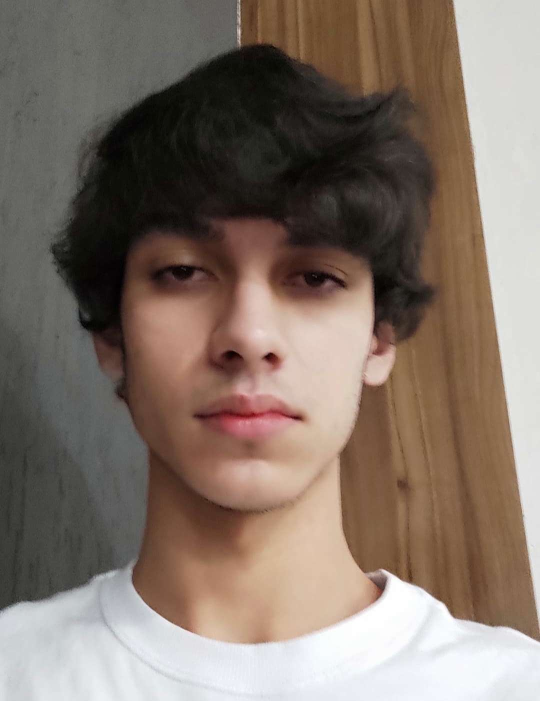
#> input picture Algoritmos de Processamento de Imagens/minhafoto.jpg, 1080 x 1401 px (shown at 1/2 size)
$ python main.py
#> lines starting #> are read from the running program, lines starting #| are printed output that depends on the picture
import cv2
import numpy as np
import matplotlib.pyplot as plt

def converter_para_greyscale(imagem):
    # Obtém as dimensões da imagem (altura, largura e número de canais de cor)
    altura, largura, _ = imagem.shape

    # Cria uma matriz vazia para armazenar a imagem em tons de cinza (uint8 para economizar memória)
    greyscale = np.zeros((altura, largura), dtype=np.uint8)

    # Percorre todos os pixels da imagem
    for i in range(altura):  # Itera sobre as linhas da imagem
        for j in range(largura):  # Itera sobre as colunas da imagem
            # Obtém os valores dos canais de cor (vermelho, verde e azul)
            r, g, b = imagem[i, j]

            # Calcula a intensidade do cinza usando a fórmula de luminância
            # 0.299 * R + 0.587 * G + 0.114 * B (padrão NTSC)
            greyscale[i, j] = int(0.299 * r + 0.587 * g + 0.114 * b)

    # Retorna a imagem convertida para escala de cinza
    return greyscale

# [414 lines left out: functions exibir_imagem, aplicar_convolucao, filtro_gaussiano, operador_laplaciano, marr_hildreth, filtro_canny and 6 more, not called in this run]

# Comparação entre Marr-Hildreth e Canny:
#
# O método Marr-Hildreth e o algoritmo de Canny são utilizados para detecção de bordas, mas possuem abordagens diferentes.
#
#  Marr-Hildreth:
# - Aplica um filtro Gaussiano para suavizar a imagem e reduzir o ruído.
# - Depois, utiliza o operador Laplaciano para detectar bordas pelo cruzamento de zero.
# - Gera bordas mais grossas e menos precisas, pois não realiza supressão de não máximos.
# - Tem um tempo de execução mais rápido, pois envolve menos etapas de processamento.
# - Pode ser menos sensível a ruídos, mas também pode falhar na detecção de bordas fracas.
#
#  Canny:
# - Também começa com um filtro Gaussiano para suavização.
# - Calcula os gradientes da imagem para identificar as áreas de maior variação de intensidade.
# - Aplica a supressão de não máximos para tornar as bordas mais finas e bem definidas.
# - Utiliza histerese com dois limiares para eliminar bordas falsas e conectar contornos reais.
# - Gera bordas mais precisas e bem definidas, mas é mais sensível a ruídos.
# - Tem um tempo de execução maior que o Marr-Hildreth, pois envolve mais cálculos.
#
#  Exemplo prático:
# Ao aplicar os dois métodos na imagem "1.jpg", percebemos que:
# - Marr-Hildreth detecta bordas de forma mais "espessa", podendo incluir detalhes desnecessários.
# - Canny gera bordas mais finas e limpas, destacando melhor os contornos da imagem.
# - O tempo de processamento do Canny é maior, mas a qualidade das bordas é superior.
#
#  Qual escolher?
# - Se a prioridade for velocidade e menos sensibilidade a ruídos, Marr-Hildreth pode ser suficiente.
# - Se for necessário um contorno mais preciso e bem definido, Canny é a melhor opção.
#
# Ambos os métodos têm vantagens e desvantagens, e a escolha ideal depende do contexto da aplicação.


def menu():
    global imagem  # Define a variável "imagem" como global para ser acessada/modificada dentro da função.

    # Solicita ao usuário que insira o caminho da imagem.
    caminho = input("Digite o caminho da imagem: ")
#> the answer given: minhafoto.jpg
    print("Processando imagem em Greyscale...")

    # Carrega a imagem a partir do caminho fornecido usando OpenCV.
    imagem_colorida = cv2.imread(caminho)
#> imagem_colorida is the input picture: shape (1401, 1080, 3); mean B, G, R 104.8, 115.5, 130.5

    # Verifica se a imagem foi carregada corretamente. Se não, exibe uma mensagem de erro e encerra a função.
    if imagem_colorida is None:
        print("Erro ao carregar a imagem.")
        return  # Sai da função se a imagem não foi carregada.

    # Converte a imagem colorida para escala de cinza utilizando a função definida anteriormente.
    imagem = converter_para_greyscale(imagem_colorida)
#> after the loop in converter_para_greyscale, `for i in range(altura):`:
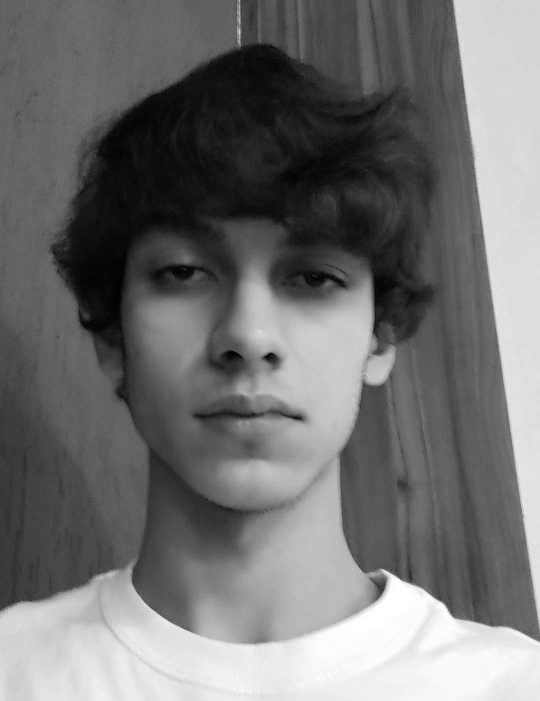
#> greyscale: shape (1401, 1080) (shown at 1/2 size); min 0, max 255, mean 113.6

    # Inicia um loop para exibir o menu interativo até que o usuário escolha sair.
    while True:
        # Exibe o menu de opções para o usuário.
        print("\nMenu de Processamento de Imagens")
        print("1 - Ver imagem em Greyscale")
        print("2 - Aplicar Marr-Hildreth")
        print("3 - Aplicar Canny")
        print("4 - Aplicar Método de Otsu")
        print("5 - Aplicar Watershed")
        print("6 - Contar Objetos")
        print("7 - Cadeia de Freeman")
        print("8 - Filtro Box")
        print("9 - Segmentacao por Intensidade")
        print("0 - Sair")

        # Solicita ao usuário que escolha uma opção.
        opcao = input("Escolha uma opção: ")

        # Se o usuário escolher '0', o loop é interrompido e o programa encerra o menu.
        if opcao == '0':
            break

        # Caso o usuário escolha '1', exibe a imagem em escala de cinza.
        elif opcao == '1':

            exibir_imagem("Imagem em Greyscale", imagem)

        # Caso o usuário escolha '2', aplica o algoritmo Marr-Hildreth e exibe a imagem resultante.
        elif opcao == '2':
            print("Aplicando Marr-Hildreth, aguarde...")
            exibir_imagem("Marr-Hildreth", marr_hildreth(imagem))

        # Caso o usuário escolha '3', aplica o filtro de Canny e exibe a imagem resultante.
        elif opcao == '3':
            print("Aplicando Filtro Canny, aguarde...")
            exibir_imagem("Filtro Canny", filtro_canny(imagem))

        # Caso o usuário escolha '4', aplica o Método de Otsu e exibe a imagem resultante.
        elif opcao == '4':
            print("Aplicando Método de Otsu, aguarde...")
            exibir_imagem("Método de Otsu", metodo_otsu(imagem))

        # Caso o usuário escolha '5', aplica o algoritmo Watershed e exibe a imagem segmentada.
        elif opcao == '5':
            print("Aplicando Watershed, aguarde...")
            exibir_imagem("Watershed", watershed(imagem))

        # Caso o usuário escolha '6', aplica o Método de Otsu para binarizar a imagem
        # e conta o número de objetos detectados na imagem binária.
        elif opcao == '6':
            print("Aplicando Método de Otsu e contando objetos, aguarde...")
            otsu = metodo_otsu(imagem)  # Converte a imagem para binária antes da contagem.
            print(f"Número de objetos detectados: {contar_objetos(otsu)}")

        # Caso o usuário escolha '7', aplica a Cadeia de Freeman na imagem binária (gerada por Otsu).
        elif opcao == '7':
            print("Aplicando Método de Otsu e gerando Cadeia de Freeman, aguarde...")
            otsu = metodo_otsu(imagem)  # Converte a imagem para binária antes do processamento.
            freeman_code = cadeia_freeman(otsu)  # Obtém a sequência da Cadeia de Freeman.
            print(f'Cadeia de Freeman: {freeman_code}')  # Exibe o resultado.

        # Caso o usuário escolha '8', exibe opções de tamanho para o Filtro Box.
        elif opcao == '8':
            print("Escolha o tamanho do Filtro Box:")
            print("1 - 2x2")
            print("2 - 3x3")
            print("3 - 5x5")
            print("4 - 7x7")

            # Solicita ao usuário que escolha um dos tamanhos disponíveis.
            escolha = input("Digite o número da opção: ")

            # Aplica o filtro Box no tamanho escolhido e exibe a imagem resultante.
            if escolha == '1':
                print("Aplicando Filtro Box 2x2, aguarde...")
                resultado = filtro_box_manual(imagem, 2)
                exibir_imagem("Filtro Box 2x2", resultado)
            elif escolha == '2':
                print("Aplicando Filtro Box 3x3, aguarde...")
                resultado = filtro_box_manual(imagem, 3)
                exibir_imagem("Filtro Box 3x3", resultado)
            elif escolha == '3':
                print("Aplicando Filtro Box 5x5, aguarde...")
                resultado = filtro_box_manual(imagem, 5)
                exibir_imagem("Filtro Box 5x5", resultado)
            elif escolha == '4':
                print("Aplicando Filtro Box 7x7, aguarde...")
                resultado = filtro_box_manual(imagem, 7)
                exibir_imagem("Filtro Box 7x7", resultado)
            else:
                print("Opção inválida!")  # Exibe um aviso se a escolha não for válida.

        # Caso o usuário escolha '9', aplica a segmentação por intensidade e exibe a imagem resultante.
        elif opcao == '9':
            print("Segmentando a imagem por intensidade, aguarde...")
            imagem_segmentada = segmentacao_por_intensidade(imagem)
            exibir_imagem("Segmentação por Intensidade", imagem_segmentada)

        # Se o usuário digitar qualquer outro valor que não esteja no menu, exibe uma mensagem de erro.
        else:
            print("Opção inválida.")

# Verifica se o script está sendo executado diretamente.
if __name__ == "__main__":
    imagem = None  # Inicializa a variável global "imagem" como None.
#> (the run stopped early here; a loop or call above may not have finished)
